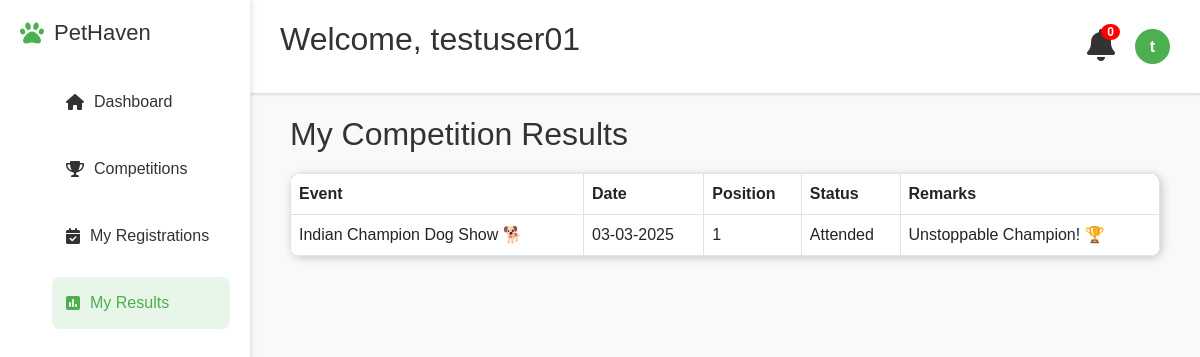
Page /user/results (signed in) on the committed database.
### models.py (models this page shows)
class User(db.Model, UserMixin):
    id = db.Column(db.Integer, primary_key=True)
    username = db.Column(db.String(100), unique=True, nullable=False)
    email = db.Column(db.String(120), unique=True, nullable=False)
    password = db.Column(db.String(60), nullable=False)
    is_admin = db.Column(db.Boolean, default=False)

class Result(db.Model):
    id = db.Column(db.Integer, primary_key=True)
    registration_id = db.Column(db.Integer, db.ForeignKey('registration.id'), nullable=False, unique=True)
    attended = db.Column(db.Boolean, default=False, nullable=False)  # Present or Absent
    position = db.Column(db.Integer, nullable=True)  # 1,2,...
    points = db.Column(db.Float, default=0)  # Optional: Track performance points
    remarks = db.Column(db.Text, nullable=True)  # Any comments (e.g., "Great performance")
    registration = db.relationship('Registration', backref=db.backref('result', uselist=False, lazy=True))

class Event(db.Model):
    id = db.Column(db.Integer, primary_key=True)
    title = db.Column(db.String(200), nullable=False)
    description = db.Column(db.Text, nullable=False)
    date = db.Column(db.String(50), nullable=False)
    location=db.Column(db.String(250),nullable=False)
    prizes=db.Column(db.String(200),nullable=False)
    eligibility=db.Column(db.String(250),nullable=False)
    fee = db.Column(db.Float, default=500)
    image_filename = db.Column(db.String(200), nullable=False, default="default.jpg")

### app.py (the view)
@app.route("/user/results")
@login_required
def user_results():
    user_id = current_user.id
    past_results = (
        db.session.query(
            Event.title,
            Event.date,
            Result.position,
            Result.attended,
            Result.remarks
        )
        .join(Registration, Event.id == Registration.event_id)
        .join(Result, Registration.id == Result.registration_id)
        .filter(Registration.user_id == user_id)
        .all()
    )
    formatted_results = []
    for result in past_results:
        try:
            event_date = datetime.strptime(result.date, "%Y-%m-%d")  # Change format as needed
        except ValueError:
            event_date = result.date  # Keep it as-is if conversion fails
        formatted_results.append({
            "title": result.title,
            "date": event_date,
            "position": result.position,
            "attended": result.attended,
            "remarks": result.remarks,
        })
    return render_template("user_results.html", past_results=formatted_results)

### app.py (called while the page is built)
@login_manager.user_loader
def load_user(user_id):
    return db.session.get(User, int(user_id))

### templates/user_results.html
{% extends "base.html" %}
{% block content %}
<h2>My Competition Results</h2>
{% if past_results %}
    <table class="table table-bordered">
        <thead>
            <tr>
                <th>Event</th>
                <th>Date</th>
                <th>Position</th>
                <th>Status</th>
                <th>Remarks</th>
            </tr>
        </thead>
        <tbody>
            {% for result in past_results %}
            <tr>
                <td>{{ result.title }}</td>
                <td>{{ result.date.strftime('%d-%m-%Y') }}</td>
                <td>{{ result.position if result.attended else "-" }}</td>
                <td>{{ "Attended" if result.attended else "Absent" }}</td>
                <td>{{ result.remarks or " We missed you! Hope to see you next time!😊" }}</td>
            </tr>
            {% endfor %}
        </tbody>
    </table>
{% else %}
    <p>No results available yet.</p>
{% endif %}
{% endblock %}

### templates/base.html (shortened to what this page needs)
<!DOCTYPE html>
<html lang="en">
<head>
    <link rel="stylesheet" href="https://cdnjs.cloudflare.com/ajax/libs/font-awesome/6.0.0/css/all.min.css">
    <link href="https://cdn.jsdelivr.net/npm/bootstrap@5.3.0/dist/css/bootstrap.min.css" rel="stylesheet">
    <link rel="stylesheet" href="{{ url_for('static', filename='css/style.css') }}">
</head>
<body>
    {% if current_user.is_authenticated %}
        <div class="navbar" id="navbar">
            <h2>Welcome, {{ current_user.username }}</h2>
            <div class="nav-right">
                <div class="notification">
                    <i class="fas fa-bell fa-2x"></i>
                    <span class="badge">0</span>
                </div>
                <div class="profile-dropdown">
                    <div class="profile" onclick="toggleDropdown()">
                        <div class="profile-pic">{{ current_user.username[0] }}</div>
                    </div>
                </div>
            </div>
            </div>
            <div class="sidebar" id="sidebar">
                <div class="logo">
                    <i class="fas fa-paw"></i>
                    <h2>PetHaven</h2>
                </div>
                <ul class="nav-menu">
                    <li class="nav-item {% if request.endpoint == 'dashboard' %}active{% endif %}">
                        <a href="{{ url_for('dashboard') }}"><i class="fas fa-home"></i> Dashboard</a>
                    </li>
                    <li class="nav-item {% if request.endpoint == 'competitions' %}active{% endif %}">
                        <a href="{{ url_for('competitions') }}"><i class="fas fa-trophy"></i> Competitions</a>
                    </li>
                    <li class="nav-item {% if request.endpoint == 'registrations' %}active{% endif %}">
                        {% if current_user.is_admin %}
                            <a href="{{ url_for('all_registrations') }}"><i class="fas fa-list-alt"></i> All Registrations</a>
                        {% else %}
                            <a href="{{ url_for('registrations') }}"><i class="fas fa-calendar-check"></i> My Registrations</a>
                        {% endif %}
                    </li>
                    {% if not current_user.is_admin %}
                    <li class="nav-item {% if request.endpoint == 'user_results' %}active{% endif %}">
                        <a href="{{ url_for('user_results') }}"><i class="fas fa-poll"></i> My Results</a>
                    </li>
                    {% endif %}
                </ul>
            </div>
    {% endif %}
    <div class="main-content">
        {% block content %}{% endblock %}
    </div>
</body>
</html>

### static/css/style.css (style rules this page uses)
body { font-family: 'Poppins', Arial, sans-serif; margin: 0px; padding: 0; margin-top: 75px; background-color: #f8f9fa; height: 100vh; color: #333; }
.sidebar { position: fixed; left: 0; top: 0; height: 100%; width: 250px; background: white; box-shadow: 2px 0 5px rgba(0,0,0,0.1); padding: 20px; z-index: 990; transform: translateX(0); transition: transform 0.3s ease-in-out; }
.logo { display: flex; align-items: center; gap: 10px; margin-bottom: 30px; }
.logo i { color: #4CAF50; font-size: 24px; }
.logo h2 { font-size: 22px; margin: 0; }
.nav-menu { list-style: none; }
.nav-item { margin: 15px 0; padding: 12px; border-radius: 8px; cursor: pointer; }
.nav-item a { text-decoration: none; color: inherit; display: flex; align-items: center; width: 100%; padding: 2px; background-color: none; }
.nav-item i { margin-right: 10px; }
.nav-item.active a { background: #e8f5e9; color: #4CAF50; }
.nav-item.active { background: #e8f5e9; color: #4CAF50; }
.navbar { position: fixed; left: 250px; top: 0; width: calc(100% - 250px); display: flex; align-items: center; background: white; padding: 15px 30px; z-index: 100; box-shadow: 0 2px 2px rgba(0,0,0,0.1); transition: left 0.3s ease-in-out, width 0.3s ease-in-out; }
.navbar h2 { flex: 1; padding-top: 5px; text-align: start; }
.nav-right { display: flex; align-items: center; gap: 20px; }
.notification { position: relative; cursor: pointer; }
.badge { position: absolute; top: -5px; right: -5px; background: red; color: white; padding: 2px 6px; border-radius: 50%; font-size: 12px; }
.profile { display: flex; align-items: center; gap: 10px; }
.profile-pic { width: 35px; height: 35px; border-radius: 50%; background: #4CAF50; display: flex; align-items: center; justify-content: center; color: white; font-weight: bold; }
.main-content { margin-left: 250px; padding: 40px; z-index: 10000; min-width: 500px; width: calc(100% - 250px); }
.profile-dropdown { position: relative; cursor: pointer; }
.profile { display: flex; align-items: center; gap: 10px; cursor: pointer; }
.table { background: white; border-radius: 10px; overflow: hidden; box-shadow: 2px 2px 10px rgba(0, 0, 0, 0.2); }
thead { background: #2e7d32; color: white; }
h2 { margin-bottom: 20px; }

### rows in the picture
User: username "testuser01", username "t"
Result: title "Indian Champion Dog Show 🐕️", date "03-03-2025", position "1", attended "Attended", remarks "Unstoppable Champion! 🏆"
